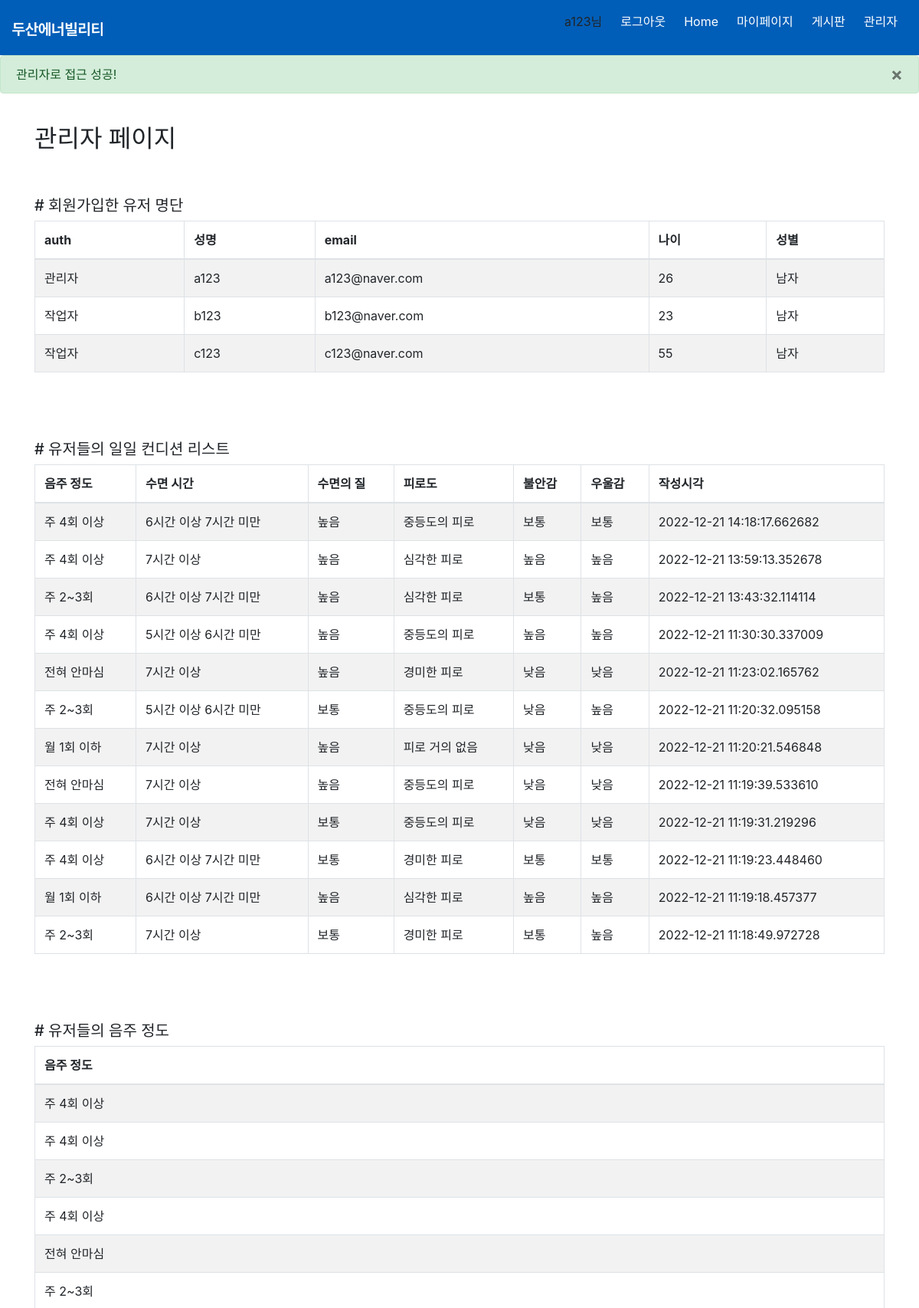
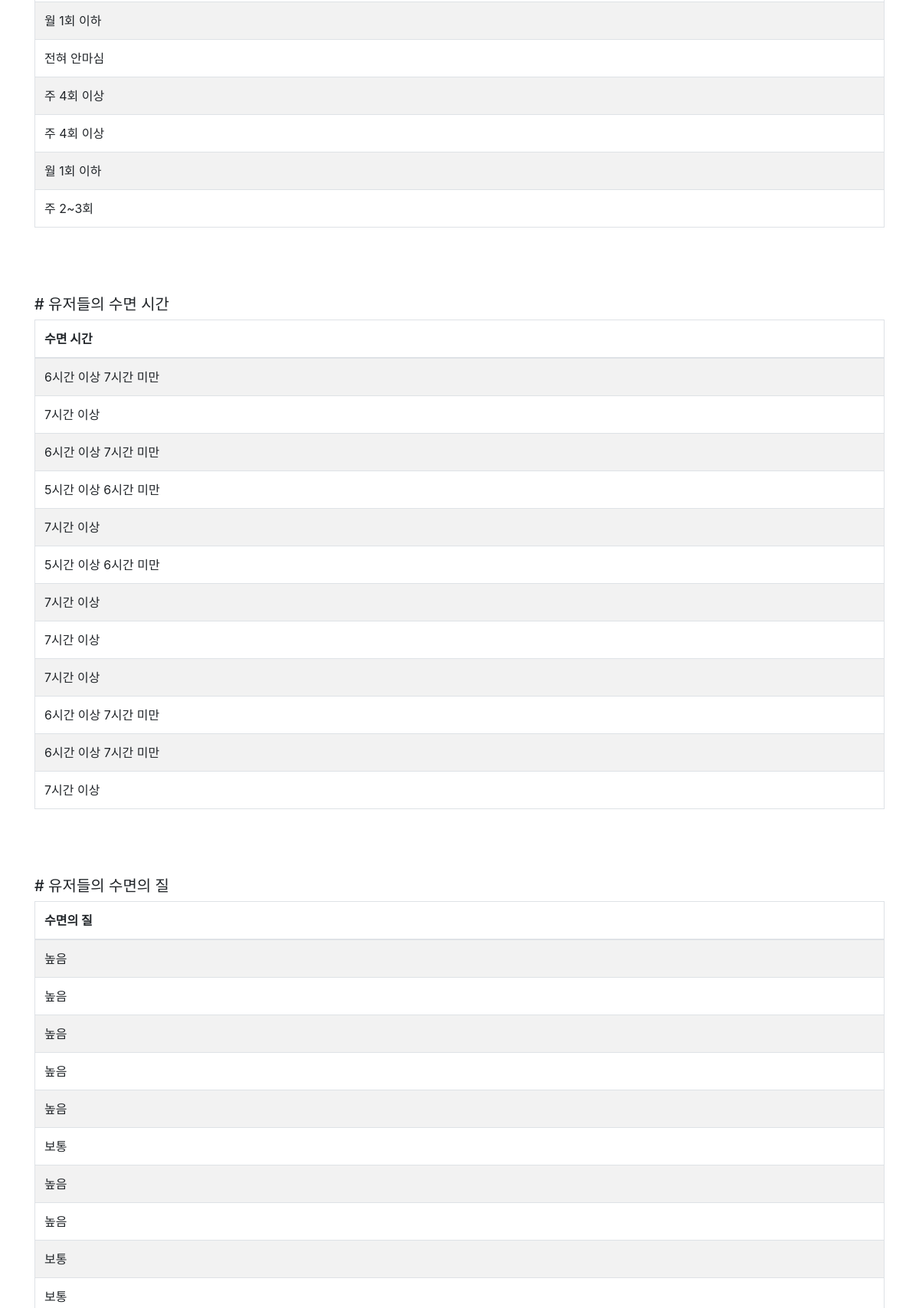
The page /admin (signed in, upper part) on the database its author committed (2 pictures, top to bottom).
### website/models.py (models this page shows, shortened)
class User(db.Model, UserMixin):
    id = db.Column(db.Integer, primary_key=True)
    auth = db.Column(db.String(50))
    name = db.Column(db.String(100), nullable=False)
    email = db.Column(db.String(100), unique=True, nullable=False)
    password = db.Column(db.String(100))
    age = db.Column(db.Integer)
    weight = db.Column(db.Integer)
    gender = db.Column(db.String(100))
    graduation = db.Column(db.String(100))
    hearing = db.Column(db.String(100))
    sight = db.Column(db.String(100))

class Info(db.Model):
    __tablename__ = 'infos'
    id = db.Column(db.Integer, primary_key=True)
    drink = db.Column(db.String(300))
    sleephour = db.Column(db.String(300))
    sleepqual = db.Column(db.String(300))
    tired = db.Column(db.String(300))
    anxiety = db.Column(db.String(300))
    gloom = db.Column(db.String(300))
    createdat = db.Column(db.DateTime)
    user_id = db.Column(db.Integer, db.ForeignKey('user.id'))

### website/auth.py (the view)
@auth.route('/admin', methods=['GET', 'POST'])
@login_required
def admin():
    auth = current_user.auth
    if auth == "관리자":
        flash ("관리자로 접근 성공!", category='success')
        users = User.query.all()
        infos = Info.query.order_by(desc(Info.createdat)).all()
        return render_template("admin.html", users=users, infos=infos)
    else:
        flash("죄송합니다. 관리자만 접근할 수 있습니다.", category='error')
        return redirect(url_for('auth.login'))

### website/templates/admin.html (shortened to what this page needs)
{% extends "base.html" %} {% block content %}
<h2> 관리자 페이지 </h2>
<h5># 회원가입한 유저 명단</h5>
<table class="table table-striped table-bordered table-hover">
    <thead>
      <tr>
          <th>auth</th>
          <th>성명</th>
          <th>email</th>
          <th>나이</th>
          <th>성별</th>
      </tr>
    </thead>
      {% for user in users %}
          <tr>
            <td>{{ user.auth }}</td>
            <td>{{ user.name }}</td>
            <td>{{ user.email }}</td>
            <td>{{ user.age }}</td>
            <td>{{ user.gender }}</td>
          </tr>
      {% endfor %}
  </table>
  <h5># 유저들의 일일 컨디션 리스트</h5>
<table class="table table-striped table-bordered table-hover">
    <thead>
      <tr>
          <th>음주 정도</th>
          <th>수면 시간</th>
          <th>수면의 질</th>
          <th>피로도</th>
          <th>불안감</th>
          <th>우울감</th>
          <th>작성시각</th>
      </tr>
    </thead>
      {% for info in infos %}
          <tr>
            <td>{{ info.drink }}</td>
            <td>{{ info.sleephour }}</td>
            <td>{{ info.sleepqual }}</td>
            <td>{{ info.tired }}</td>
            <td>{{ info.anxiety }}</td>
            <td>{{ info.gloom }}</td>
            <td>{{ info.createdat }}</td>
          </tr>
      {% endfor %}
  </table>
<h5># 유저들의 음주 정도</h5>
<table class="table table-striped table-bordered table-hover">
    <thead>
      <tr>
          <th>음주 정도</th>
      </tr>
    </thead>
      {% for info in infos %}
          <tr>
            <td>{{ info.drink }}</td>
          </tr>
      {% endfor %}
  </table>
<h5># 유저들의 수면 시간</h5>
<table class="table table-striped table-bordered table-hover">
    <thead>
      <tr>
          <th>수면 시간</th>
      </tr>
    </thead>
      {% for info in infos %}
          <tr>
            <td>{{ info.sleephour }}</td>
          </tr>
      {% endfor %}
  </table>
<h5># 유저들의 수면의 질</h5>
<table class="table table-striped table-bordered table-hover">
    <thead>
      <tr>
          <th>수면의 질</th>
      </tr>
    </thead>
      {% for info in infos %}
          <tr>
            <td>{{ info.sleepqual }}</td>
          </tr>
      {% endfor %}
  </table>
{% endblock %}

### website/templates/base.html (shortened to what this page needs)
<!DOCTYPE html>
<html lang="en">
<head>
    <link rel="stylesheet" href="{{ url_for('static', filename='css/style.css') }}"/>
    <link
      rel="stylesheet"
      href="https://stackpath.bootstrapcdn.com/bootstrap/4.4.1/css/bootstrap.min.css"
    />
    <link rel="stylesheet" href="https://stackpath.bootstrapcdn.com/bootstrap/4.1.3/css/bootstrap.min.css">
    <link
      rel="stylesheet"
      href="https://stackpath.bootstrapcdn.com/font-awesome/4.7.0/css/font-awesome.min.css"
    />
</head>
<body>
    <nav class="navbar">
      <div class="navbar__logo">
        <img src="{{ url_for('static', filename='img/logo-kr-w.png') }}" alt="두산애너빌리티">
      </div>
          <ul class="navbar__menu">
            {% if current_user.is_authenticated %}
              {% if current_user.auth == "관리자" %}
              <li><a>{{ current_user.name }}님</a></li>
              <li><a href="/logout">로그아웃</a></li>
              <li><a href="/">Home</a></li>
              <li><a href="/mypage">마이페이지</a></li>
              <li><a href="/board">게시판</a></li>
              <li><a href="/admin">관리자</a></li>
              {% else %}
              <li><a>{{ current_user.name }}님</a></li>
              <li><a href="/logout">로그아웃</a></li>
              <li><a href="/">Home</a></li>
              <li><a href="/mypage">마이페이지</a></li>
              <li><a href="/board">게시판</a></li>
              {% endif %}
            {% else %}
            <li><a href="/">Home</a></li>
            <li><a href="/mypage">마이페이지</a></li>
            <li><a href="/login">로그인</a></li>
            <li><a href="/board">게시판</a></li>
            {% endif%}
          </ul>
    </nav>
    {% with messages = get_flashed_messages(with_categories=true) %}
    {% if messages %} {% for category, message in messages %}
    {% if category == 'error' %}
        <div class="alert alert-danger alter-dismissable fade show" role="alert">
          {{ message }}
          <button type="button" class="close" data-dismiss="alert">
            <span aria-hidden="true">&times;</span>
          </button>
        </div>
    {% else %}
        <div class="alert alert-success alter-dismissable fade show" role="alert">
          {{ message }}
          <button type="button" class="close" data-dismiss="alert">
            <span aria-hidden="true">&times;</span>
          </button>
        </div>
    {% endif %}
    {% endfor %}
    {% endif %}
    {% endwith %}
    <div class="container"> {% block content%} {% endblock %}</div>
</body>
</html>

### website/static/css/style.css (style rules this page uses)
:root { --text-color:#ffffff; --background-color:#005eb8; --accent-color:rgb(255, 0, 0); }
body { margin:0; font-family: 'Noto Sans KR', sans-serif; }
.navbar a { text-decoration: none; color:white; }
a { text-decoration: none; color:white; }
.navbar { display:flex; justify-content: space-between; align-items:center; background-color:#005eb8; }
.navbar__logo { padding-top: 0px; color:white; }
.navbar__menu { display:flex; list-style: none; align-items: center; padding-left : 0px; }
.navbar__menu li { padding:8px 12px; }
table.table { margin-left: auto; margin-right: auto; }

### rows shown on the page
User: name "a123", auth "관리자", email "a123@naver.com", age "26", gender "남자"
User: auth "작업자", name "b123", email "b123@naver.com", age "23", gender "남자"
User: auth "작업자", name "c123", email "c123@naver.com", age "55", gender "남자"
Info: drink "주 4회 이상", sleephour "6시간 이상 7시간 미만", sleepqual "높음", tired "중등도의 피로", anxiety "보통", gloom "보통", createdat "2022-12-21 14:18:17.662682"
Info: drink "주 4회 이상", sleephour "7시간 이상", sleepqual "높음", tired "심각한 피로", anxiety "높음", gloom "높음", createdat "2022-12-21 13:59:13.352678"
Info: drink "주 2~3회", sleephour "6시간 이상 7시간 미만", sleepqual "높음", tired "심각한 피로", anxiety "보통", gloom "높음", createdat "2022-12-21 13:43:32.114114"
Info: drink "주 4회 이상", sleephour "5시간 이상 6시간 미만", sleepqual "높음", tired "중등도의 피로", anxiety "높음", gloom "높음", createdat "2022-12-21 11:30:30.337009"
Info: drink "전혀 안마심", sleephour "7시간 이상", sleepqual "높음", tired "경미한 피로", anxiety "낮음", gloom "낮음", createdat "2022-12-21 11:23:02.165762"
Info: drink "주 2~3회", sleephour "5시간 이상 6시간 미만", sleepqual "보통", tired "중등도의 피로", anxiety "낮음", gloom "높음", createdat "2022-12-21 11:20:32.095158"
Info: drink "월 1회 이하", sleephour "7시간 이상", sleepqual "높음", tired "피로 거의 없음", anxiety "낮음", gloom "낮음", createdat "2022-12-21 11:20:21.546848"
Info: drink "전혀 안마심", sleephour "7시간 이상", sleepqual "높음", tired "중등도의 피로", anxiety "낮음", gloom "낮음", createdat "2022-12-21 11:19:39.533610"
Info: drink "주 4회 이상", sleephour "7시간 이상", sleepqual "보통", tired "중등도의 피로", anxiety "낮음", gloom "낮음", createdat "2022-12-21 11:19:31.219296"
Info: drink "주 4회 이상", sleephour "6시간 이상 7시간 미만", sleepqual "보통", tired "경미한 피로", anxiety "보통", gloom "보통", createdat "2022-12-21 11:19:23.448460"
Info: drink "월 1회 이하", sleephour "6시간 이상 7시간 미만", sleepqual "높음", tired "심각한 피로", anxiety "높음", gloom "높음", createdat "2022-12-21 11:19:18.457377"
Info: drink "주 2~3회", sleephour "7시간 이상", sleepqual "보통", tired "경미한 피로", anxiety "보통", gloom "높음", createdat "2022-12-21 11:18:49.972728"

### other values the page prints
{{ message }} "관리자로 접근 성공!"
